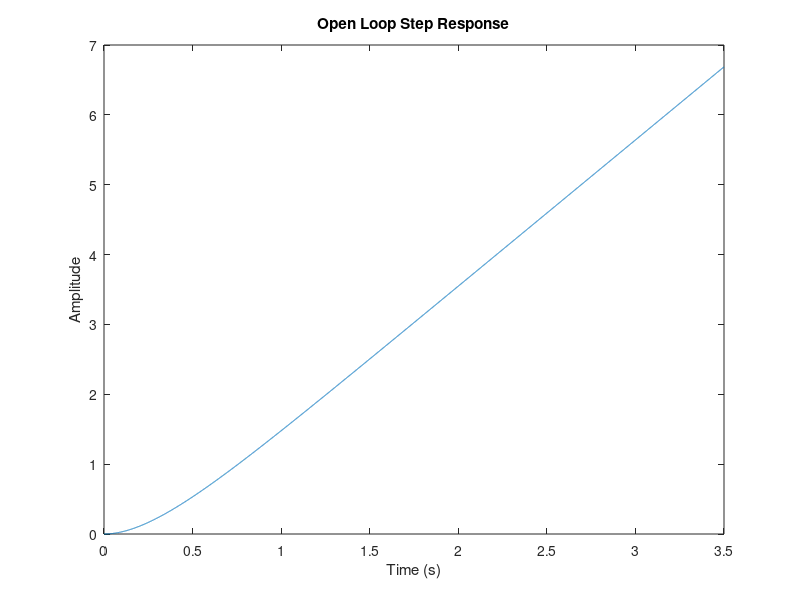
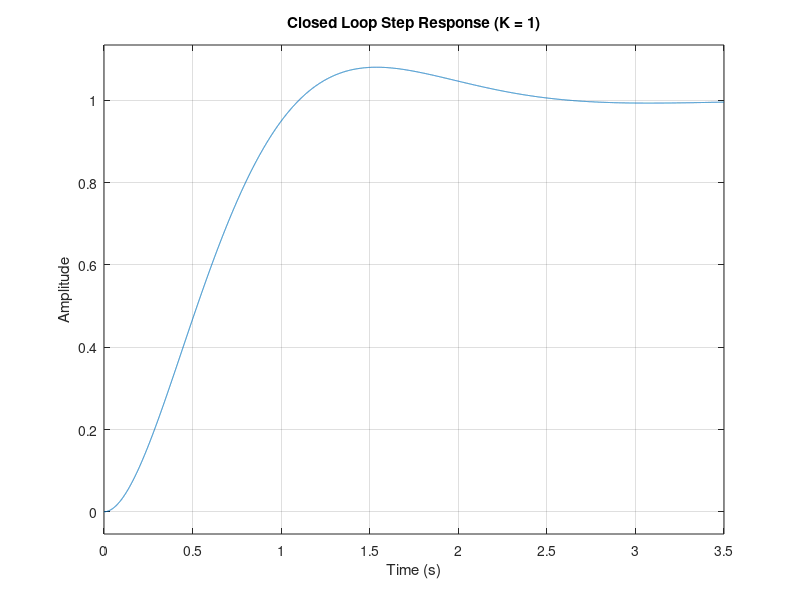
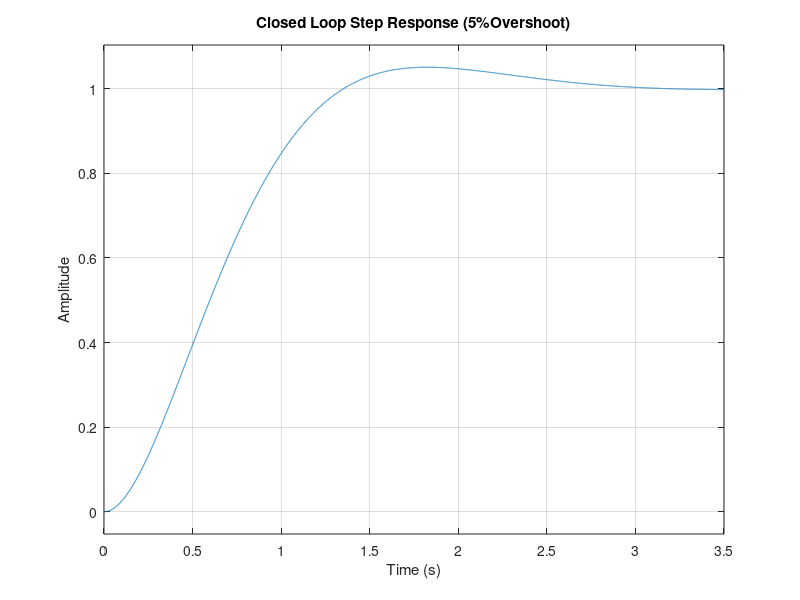
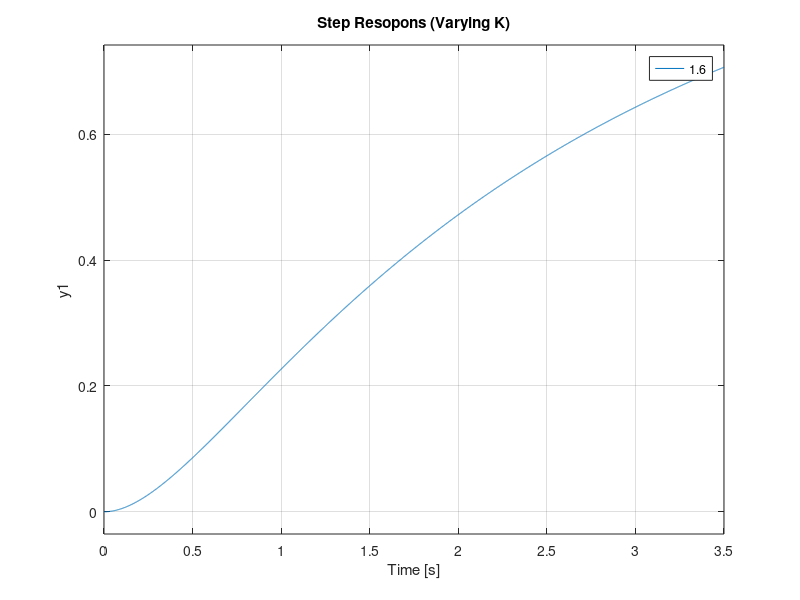

MATLAB code for these plots, in order:
%%1.1
clear all;
Km = 6.8528;
Alpha = 3.2737;
num = [Km];
den = [1 Alpha 0];
open_loop = tf(num,den);
t = linspace(0,3.5,10000);
open_loop = step(open_loop,t);
figure;
plot(t, open_loop)
title('Open Loop Step Response');
xlabel('Time (s)');
ylabel('Amplitude');
%% 1.5
closed_loop = tf([Km],[1 Alpha Km]);
figure
step(closed_loop,t)
title('Closed Loop Step Response (K = 1)')
xlabel('Time (s)')
ylabel('Amplitude')

%% 1.6
KTask1 = 0.824;
five_pecernt_overshoot = tf([KTask1*Km],[1 Alpha Km*KTask1]);
figure
step(five_pecernt_overshoot,t)
title('Closed Loop Step Response (5%Overshoot)')
xlabel('Time (s)')
ylabel('Amplitude')
%% 2.3
K_16 = tf([1.6*KTask1*Km], [1 Alpha 1.6*KTask1*Km]);
K_10= tf([KTask1*Km], [1 Alpha KTask1*Km]);
K_02 = tf([0.2*KTask1*Km], [1 Alpha 0.2*KTask1*Km]);
figure
hold on
step(K_16,t)
step(K_10,t)
step(K_02,t)
hold off
legend ('1.6','1','0.2');
title('Step Resopons (Varying K)')
%%
Kfo = 0.686919;
Gfo = tf([10*Alpha*Km*Kfo],[1 Alpha+10*Alpha 10*Alpha^2 Kfo*10*Alpha*Km]);
figure
step(Gfo)
%%
Kso = 0.496633;
Gso = tf([2*Alpha*Km*Kso],[1 Alpha+2*Alpha 2*Alpha^2 Kso*2*Alpha*Km]);
figure
step(Gso)

%% task 4.2
Klead = 3.27717;
Glead = feedback(tf([Klead*Km],[1 6.54 0]),1);
figure
step(Glead)
